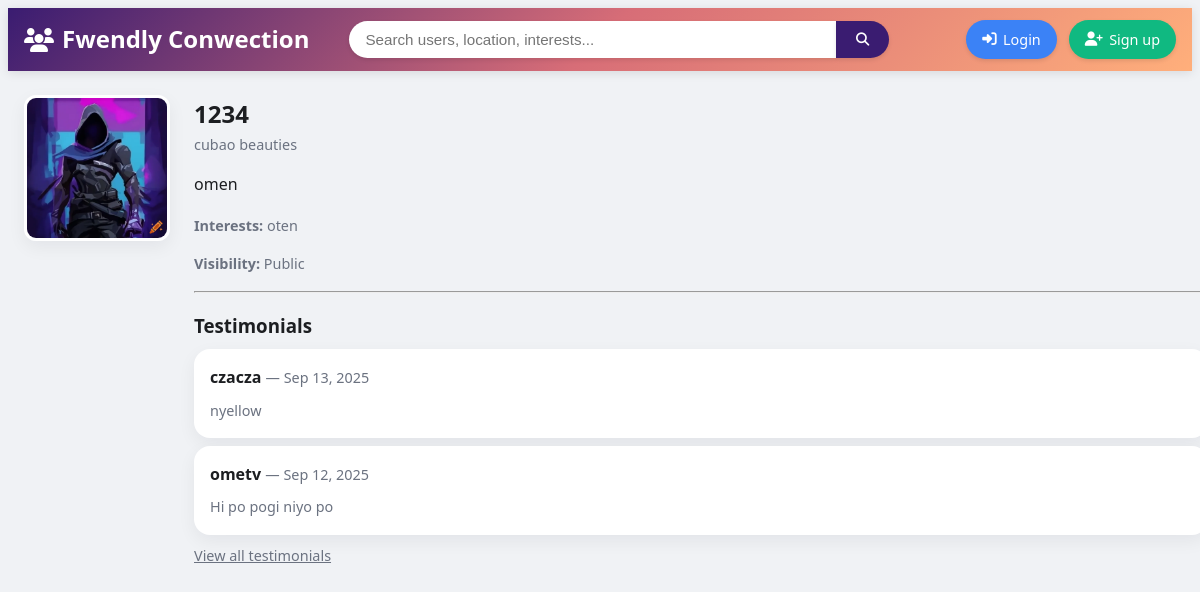
/search/user/1234/, run on an earlier commit of the app's database.
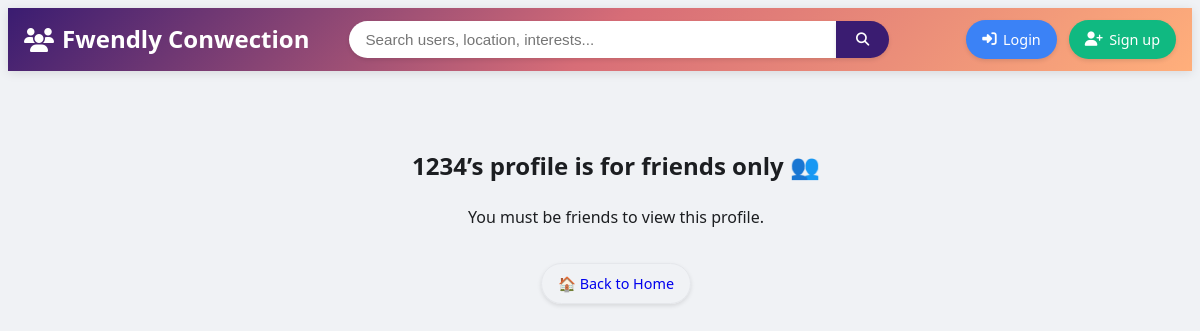
And on a later commit of the database.
### accounts/models.py (models this page shows, shortened)
class Profile(models.Model):
    VISIBILITY_CHOICES = [
        ('public', 'Public'),
        ('friends', 'Friends only'),
        ('private', 'Private'),
    ]
    user = models.OneToOneField(User, on_delete=models.CASCADE, related_name="profile")
    photo = models.ImageField(upload_to="profiles/", blank=True, null=True)
    location = models.CharField(max_length=100, blank=True)
    friends = models.ManyToManyField("self", symmetrical=True, blank=True)
    bio = models.TextField(blank=True, null=True)
    interests = models.CharField(max_length=255, blank=True, null=True)
    visibility = models.CharField(
        max_length=10,
        choices=VISIBILITY_CHOICES,
        default='public'
    )

### testimonials/models.py (models this page shows, shortened)
class Testimonial(models.Model):
    author = models.ForeignKey(User, related_name='testimonials_written', on_delete=models.CASCADE)
    target = models.ForeignKey(User, related_name='testimonials_received', on_delete=models.CASCADE)
    content = models.TextField()
    created_at = models.DateTimeField(auto_now_add=True)
    likes = models.ManyToManyField(User, related_name="testimonial_likes", blank=True)

### core/views.py (the view)
# urls.py: path('user/<str:username>/', views.profile_view_user, name='profile_view_user'),
def profile_view_user(request, username):
    target_user = get_object_or_404(User, username=username)
    profile = target_user.profile
    testimonials = target_user.testimonials_received.all().order_by('-created_at')[:5]
    mutual = None
    if request.user.is_authenticated:
        mutual = request.user.profile.mutual_friends_with(profile)
    return render(request, 'core/profile_user.html', {'profile': profile, 'mutual': mutual, 'testimonials': testimonials})

### templates/core/profile_user.html (shortened to what this page needs)
{% extends 'base.html' %}
{% block content %}
<div style="display:flex;gap:1.5rem;align-items:flex-start;">
  {% if profile.visibility == "public" %}
    <div>
      {% if profile.photo %}
        <img src="{{ profile.photo.url }}" class="profile-photo" alt="photo">
      {% else %}
        <div style="width:140px;height:140px;border-radius:12px;background:#e5e7eb;display:flex;align-items:center;justify-content:center;">No photo</div>
      {% endif %}
    </div>
    <div style="flex:1;">
      <h2 style="margin:0;">{{ profile.user.username }}</h2>
      <div class="small" style="margin-bottom:0.5rem;">{{ profile.location }}</div>
      <p>{{ profile.bio|linebreaks }}</p>
      {% if profile.interests %}<p class="small"><strong>Interests:</strong> {{ profile.interests }}</p>{% endif %}
      <p class="small"><strong>Visibility:</strong> Public</p>
      <hr style="margin:1rem 0;">
      <h3 style="margin-bottom:0.5rem;">Testimonials</h3>
      {% for t in testimonials %}
        <div class="card" style="margin-bottom:0.5rem;">
          <div style="font-weight:600;">{{ t.author.username }} <span class="small" style="font-weight:400;">— {{ t.created_at|date:'M d, Y' }}</span></div>
          <div class="small" style="margin-top:0.5rem;">{{ t.content }}</div>
        </div>
      {% empty %}
        <p>No testimonials yet.</p>
      {% endfor %}
      <a class="small" href="{% url 'testimonial_list' profile.user.username %}">View all testimonials</a>
    </div>
  {% elif profile.visibility == "friends" %}
    {% if user == profile.user or profile in user.profile.friends.all %}
      <div>
        {% if profile.photo %}
          <img src="{{ profile.photo.url }}" class="profile-photo" alt="photo">
        {% else %}
          <div style="width:140px;height:140px;border-radius:12px;background:#e5e7eb;display:flex;align-items:center;justify-content:center;">No photo</div>
        {% endif %}
      </div>
      <div style="flex:1;">
        <h2 style="margin:0;">{{ profile.user.username }}</h2>
        <div class="small" style="margin-bottom:0.5rem;">{{ profile.location }}</div>
        <p>{{ profile.bio|linebreaks }}</p>
        {% if profile.interests %}<p class="small"><strong>Interests:</strong> {{ profile.interests }}</p>{% endif %}
        <p class="small"><strong>Visibility:</strong> Friends Only</p>
        {% if user.is_authenticated and user != profile.user %}
          <div style="display:flex;gap:0.5rem;margin-top:0.75rem;">
            {% if profile in user.profile.friends.all %}
              <button class="btn btn-gray" disabled>Friends</button>
            {% else %}
              <a href="{% url 'friend_add' profile.user.id %}" class="btn btn-blue">Add Friend</a>
            {% endif %}
            <a href="{% url 'testimonial_write' profile.user.username %}" class="btn btn-ghost">Write Testimonial</a>
          </div>
          {% if mutual %}<p class="small" style="margin-top:0.5rem;"><strong>Mutual friends:</strong> {{ mutual.count }}</p>{% endif %}
        {% endif %}
        <hr style="margin:1rem 0;">
        <h3 style="margin-bottom:0.5rem;">Testimonials</h3>
        {% for t in testimonials %}
          <div class="card" style="margin-bottom:0.5rem;">
            <div style="font-weight:600;">{{ t.author.username }} <span class="small" style="font-weight:400;">— {{ t.created_at|date:'M d, Y' }}</span></div>
            <div class="small" style="margin-top:0.5rem;">{{ t.content }}</div>
          </div>
        {% empty %}
          <p>No testimonials yet.</p>
        {% endfor %}
        <a class="small" href="{% url 'testimonial_list' profile.user.username %}">View all testimonials</a>
      </div>
    {% else %}
      <div style="flex:1; text-align:center; padding:2rem;">
        <h2>{{ profile.user.username }}’s profile is for friends only 👥</h2>
        <p>You must be friends to view this profile.</p>
        <a href="{% url 'search' %}" class="btn btn-ghost" style="margin-top:1rem;">🏠 Back to Home</a>
      </div>
    {% endif %}
  {% endif %}
</div>
{% endblock %}

What changed in the data, as far as the page shows it:
no longer on this page (row unchanged): Testimonial: author.username "czacza", created_at "Sep 13, 2025", content "nyellow"
no longer on this page (row unchanged): Testimonial: author.username "ometv", created_at "Sep 12, 2025", content "Hi po pogi niyo po"
changed Profile: visibility "public" → "friends" (drawn); photo: picture removed; location "cubao beauties" → (not shown); bio "omen" → (not shown); interests "oten" → (not shown)
Also different on the page:
text no longer shown: "Interests: Visibility: Public Testimonials View all testimonials"
text now shown: "’s profile is for friends only 👥 You must be friends to view this profile. 🏠 Back to Home"
